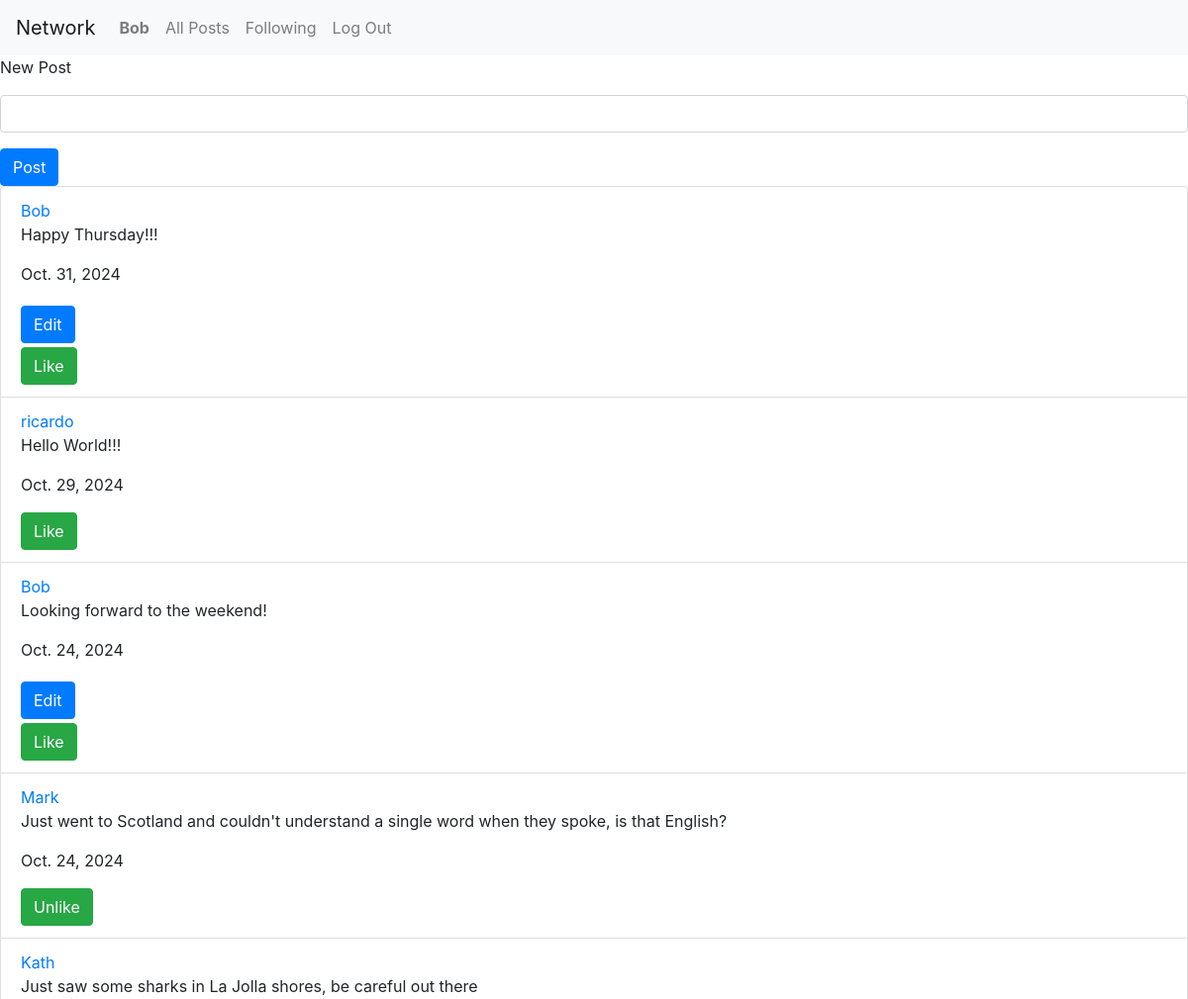
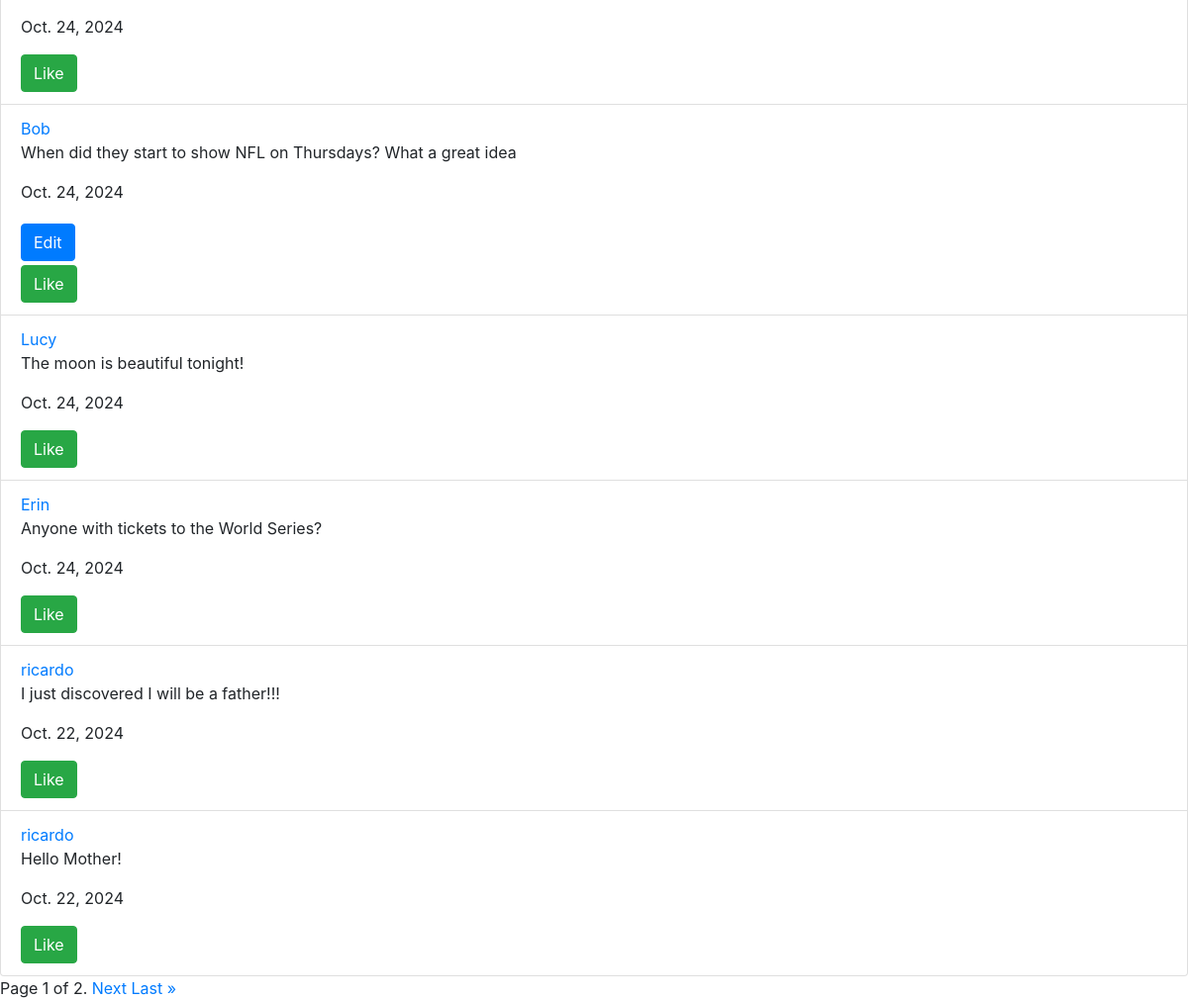
The app's page / (signed in) with its own data (2 pictures, top to bottom).
### network/models.py (models this page shows, shortened)
class User(AbstractUser):
    pass

class Posts(models.Model):
    author = models.ForeignKey(User, on_delete=models.CASCADE, related_name="user_posts")
    comment_content =  models.CharField(max_length=400)
    date = models.DateField(auto_now_add=True)

### network/views.py (the view)
# urls.py: path("", views.index, name="index"),
def index(request):
    all_posts = Posts.objects.all().order_by("id").reverse()
    objects = all_posts
    paginator = Paginator(objects, 10)
    page_number = request.GET.get('page')
    try:
        page_posts = paginator.page(page_number)
    except PageNotAnInteger:
        page_posts = paginator.page(1)
    except EmptyPage:
        page_posts = paginator.page(paginator.num_pages)
    likes = []
    try:
        list_of_likes = Likes.objects.filter(user=request.user)
        for positive_relation in list_of_likes:
            likes.append(positive_relation.post.id)
    except:
        likes = []
    return render(request, "network/index.html" ,{
        'page_posts': page_posts, 'likes':likes
    })

### network/templates/network/index.html (shortened to what this page needs)
{% extends "network/layout.html" %}
{% block body %}
    {% if user.is_authenticated %}
        <form action="{% url 'new_post' %}" method="post">
            <p>New Post</p>
            <div class="form-group">
                <input class="form-control" name="new_post">
            </div>
            <input class="btn btn-primary" type="submit" value="Post">
        </form>
    {% endif %}
    <ul class="list-group">
        {% for post in page_posts %}
            <li class="list-group-item" data-post-id="{{ post.id }}">
                <a href="{% url 'profile' user=post.author %}">{{post.author}}</a>
                <p id="content_{{post.id}}">{{post.comment_content}}</p>
                <p>{{post.date}}</p>
                {% if post.author == user %}
                    <button onclick="Edit({{post.id}})" id="edit_button_{{post.id}}" class="btn btn-primary my-1">Edit</button>
                {% endif %}
                {% if user.is_authenticated %}
                    <div id="post_like_{{post.id}}">
                        {% if post.id in likes %}
                        <button onclick="Remove_like({{post.id}})" id="remove_like_button_{{post.id}}" class="btn btn-success">Unlike</button>
                        {% else %}
                        <button onclick="Add_like({{post.id}})" id="add_like_button_{{post.id}}" class="btn btn-success">Like</button>
                        {% endif %}
                    </div>
                {% endif %}
            </li>
        {% endfor %}
    </ul>
    <div class="pagination">
        <span class="step-links">
            <span class="current">
                Page {{ page_posts.number }} of {{ page_posts.paginator.num_pages }}.
            </span>
            {% if page_posts.has_next %}
                <a href="?page={{ page_posts.next_page_number }}">Next</a>
                <a href="?page={{ page_posts.paginator.num_pages }}">Last &raquo;</a>
            {% endif %}
        </span>
    </div>
{% endblock %}

### network/templates/network/layout.html (shortened to what this page needs)
{% load static %}
<!DOCTYPE html>
<html lang="en">
    <head>
        <link rel="stylesheet" href="https://stackpath.bootstrapcdn.com/bootstrap/4.4.1/css/bootstrap.min.css">
        <link href="{% static 'network/styles.css' %}" rel="stylesheet">
    </head>
    <body>
        <nav class="navbar navbar-expand-lg navbar-light bg-light">
            <a class="navbar-brand" href="#">Network</a>
            <div>
              <ul class="navbar-nav mr-auto">
                {% if user.is_authenticated %}
                    <li class="nav-item">
                        <a class="nav-link" href="{% url 'profile' user=user.username %}"><strong>{{ user.username }}</strong></a>
                    </li>
                {% endif %}
                <li class="nav-item">
                  <a class="nav-link" href="{% url 'index' %}">All Posts</a>
                </li>
                {% if user.is_authenticated %}
                    <li class="nav-item">
                        <a class="nav-link" href="{% url 'following' %}">Following</a>
                    </li>
                    <li class="nav-item">
                        <a class="nav-link" href="{% url 'logout' %}">Log Out</a>
                    </li>
                {% endif %}
              </ul>
            </div>
          </nav>
        <div class="body">
            {% block body %}
            {% endblock %}
        </div>
    </body>
</html>

### records on screen
User: username "Bob"
Posts: author "Bob", comment_content "Happy Thursday!!!", date "Oct. 31, 2024"
Posts: author "ricardo", comment_content "Hello World!!!", date "Oct. 29, 2024"
Posts: author "Bob", comment_content "Looking forward to the weekend!", date "Oct. 24, 2024"
Posts: author "Mark", comment_content "Just went to Scotland and couldn't understand a single word when they spoke, is that English?", date "Oct. 24, 2024"
Posts: author "Kath", comment_content "Just saw some sharks in La Jolla shores, be careful out there", date "Oct. 24, 2024"
Posts: author "Bob", comment_content "When did they start to show NFL on Thursdays? What a great idea", date "Oct. 24, 2024"
Posts: author "Lucy", comment_content "The moon is beautiful tonight!", date "Oct. 24, 2024"
Posts: author "Erin", comment_content "Anyone with tickets to the World Series?", date "Oct. 24, 2024"
Posts: author "ricardo", comment_content "I just discovered I will be a father!!!", date "Oct. 22, 2024"
Posts: author "ricardo", comment_content "Hello Mother!", date "Oct. 22, 2024"

### other values on screen
{{ page_posts.number }} "1"
{{ page_posts.paginator.num_pages }} "2"
